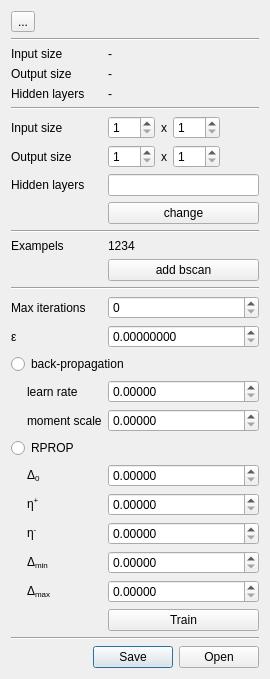
<?xml version="1.0" encoding="UTF-8"?>
<ui version="4.0">
 <class>BScanSegWidgetNN</class>
 <widget class="QWidget" name="BScanSegWidgetNN">
  <property name="geometry">
   <rect>
    <x>0</x>
    <y>0</y>
    <width>270</width>
    <height>659</height>
   </rect>
  </property>
  <property name="windowTitle">
   <string>Form</string>
  </property>
  <layout class="QGridLayout" name="gridLayout_9">
   <item row="26" column="1">
    <widget class="QLabel" name="label_19">
     <property name="text">
      <string>η&lt;sup&gt;+&lt;/sup&gt;</string>
     </property>
    </widget>
   </item>
   <item row="25" column="2">
    <widget class="QDoubleSpinBox" name="sbDelta0">
     <property name="decimals">
      <number>5</number>
     </property>
    </widget>
   </item>
   <item row="27" column="1">
    <widget class="QLabel" name="label_20">
     <property name="text">
      <string>η&lt;sup&gt;-&lt;/sup&gt;</string>
     </property>
    </widget>
   </item>
   <item row="30" column="0">
    <widget class="QLabel" name="label_23">
     <property name="sizePolicy">
      <sizepolicy hsizetype="Fixed" vsizetype="Preferred">
       <horstretch>0</horstretch>
       <verstretch>0</verstretch>
      </sizepolicy>
     </property>
     <property name="minimumSize">
      <size>
       <width>10</width>
       <height>10</height>
      </size>
     </property>
     <property name="baseSize">
      <size>
       <width>10</width>
       <height>10</height>
      </size>
     </property>
     <property name="text">
      <string/>
     </property>
    </widget>
   </item>
   <item row="8" column="0" colspan="2">
    <widget class="QLabel" name="label_25">
     <property name="enabled">
      <bool>true</bool>
     </property>
     <property name="text">
      <string>Output size</string>
     </property>
    </widget>
   </item>
   <item row="10" column="2">
    <widget class="QPushButton" name="pbSetNNConfig">
     <property name="enabled">
      <bool>true</bool>
     </property>
     <property name="text">
      <string>change</string>
     </property>
    </widget>
   </item>
   <item row="11" column="0" colspan="3">
    <widget class="Line" name="line_8">
     <property name="orientation">
      <enum>Qt::Horizontal</enum>
     </property>
    </widget>
   </item>
   <item row="5" column="0" colspan="2">
    <widget class="QLabel" name="label_3">
     <property name="text">
      <string>Hidden layers</string>
     </property>
    </widget>
   </item>
   <item row="9" column="0" colspan="2">
    <widget class="QLabel" name="label_4">
     <property name="enabled">
      <bool>true</bool>
     </property>
     <property name="text">
      <string>Hidden layers</string>
     </property>
    </widget>
   </item>
   <item row="9" column="2">
    <widget class="QLineEdit" name="lineEditHiddenLayers">
     <property name="enabled">
      <bool>true</bool>
     </property>
    </widget>
   </item>
   <item row="6" column="0" colspan="3">
    <widget class="Line" name="line">
     <property name="orientation">
      <enum>Qt::Horizontal</enum>
     </property>
    </widget>
   </item>
   <item row="3" column="2">
    <widget class="QLabel" name="labelActInputSize">
     <property name="text">
      <string>-</string>
     </property>
    </widget>
   </item>
   <item row="7" column="0" colspan="2">
    <widget class="QLabel" name="label_24">
     <property name="enabled">
      <bool>true</bool>
     </property>
     <property name="text">
      <string>Input size</string>
     </property>
    </widget>
   </item>
   <item row="21" column="0" colspan="3">
    <widget class="QRadioButton" name="rbBackPropagation">
     <property name="text">
      <string>back-propagation</string>
     </property>
    </widget>
   </item>
   <item row="30" column="2">
    <widget class="QPushButton" name="pushButtonTrain">
     <property name="text">
      <string>Train</string>
     </property>
    </widget>
   </item>
   <item row="23" column="2">
    <widget class="QDoubleSpinBox" name="sbMomentScale">
     <property name="decimals">
      <number>5</number>
     </property>
    </widget>
   </item>
   <item row="24" column="0" colspan="3">
    <widget class="QRadioButton" name="rbRPROP">
     <property name="text">
      <string>RPROP</string>
     </property>
    </widget>
   </item>
   <item row="29" column="1">
    <widget class="QLabel" name="label_22">
     <property name="text">
      <string>Δ&lt;sub&gt;max&lt;/sub&gt;</string>
     </property>
    </widget>
   </item>
   <item row="23" column="1">
    <widget class="QLabel" name="label_17">
     <property name="text">
      <string>moment scale</string>
     </property>
    </widget>
   </item>
   <item row="12" column="2">
    <widget class="QLabel" name="labelNumberExampels">
     <property name="text">
      <string>1234</string>
     </property>
    </widget>
   </item>
   <item row="12" column="0" colspan="2">
    <widget class="QLabel" name="label_12">
     <property name="text">
      <string>Exampels</string>
     </property>
    </widget>
   </item>
   <item row="15" column="0" colspan="3">
    <widget class="Line" name="line_6">
     <property name="orientation">
      <enum>Qt::Horizontal</enum>
     </property>
    </widget>
   </item>
   <item row="4" column="2">
    <widget class="QLabel" name="labelActOutputSize">
     <property name="text">
      <string>-</string>
     </property>
    </widget>
   </item>
   <item row="5" column="2">
    <widget class="QLabel" name="labelActHiddenLayers">
     <property name="cursor">
      <cursorShape>IBeamCursor</cursorShape>
     </property>
     <property name="text">
      <string>-</string>
     </property>
     <property name="textInteractionFlags">
      <set>Qt::TextSelectableByKeyboard|Qt::TextSelectableByMouse</set>
     </property>
    </widget>
   </item>
   <item row="25" column="1">
    <widget class="QLabel" name="label_18">
     <property name="text">
      <string>Δ&lt;sub&gt;0&lt;/sub&gt;</string>
     </property>
    </widget>
   </item>
   <item row="22" column="1">
    <widget class="QLabel" name="label_16">
     <property name="text">
      <string>learn rate</string>
     </property>
    </widget>
   </item>
   <item row="34" column="1" colspan="2">
    <widget class="QDialogButtonBox" name="buttonBoxLoadSave">
     <property name="standardButtons">
      <set>QDialogButtonBox::Open|QDialogButtonBox::Save</set>
     </property>
     <property name="centerButtons">
      <bool>false</bool>
     </property>
    </widget>
   </item>
   <item row="32" column="1">
    <spacer name="verticalSpacer_4">
     <property name="orientation">
      <enum>Qt::Vertical</enum>
     </property>
     <property name="sizeHint" stdset="0">
      <size>
       <width>20</width>
       <height>40</height>
      </size>
     </property>
    </spacer>
   </item>
   <item row="19" column="0" colspan="2">
    <widget class="QLabel" name="label_15">
     <property name="text">
      <string>ε</string>
     </property>
    </widget>
   </item>
   <item row="18" column="0" colspan="2">
    <widget class="QLabel" name="label_14">
     <property name="text">
      <string>Max iterations</string>
     </property>
    </widget>
   </item>
   <item row="19" column="2">
    <widget class="QDoubleSpinBox" name="sbEpsilon">
     <property name="decimals">
      <number>8</number>
     </property>
     <property name="maximum">
      <double>1.000000000000000</double>
     </property>
    </widget>
   </item>
   <item row="26" column="2">
    <widget class="QDoubleSpinBox" name="sbNuePlus">
     <property name="decimals">
      <number>5</number>
     </property>
    </widget>
   </item>
   <item row="27" column="2">
    <widget class="QDoubleSpinBox" name="sbNueMinus">
     <property name="decimals">
      <number>5</number>
     </property>
    </widget>
   </item>
   <item row="4" column="0" colspan="2">
    <widget class="QLabel" name="label_2">
     <property name="text">
      <string>Output size</string>
     </property>
    </widget>
   </item>
   <item row="3" column="0" colspan="2">
    <widget class="QLabel" name="label">
     <property name="text">
      <string>Input size</string>
     </property>
    </widget>
   </item>
   <item row="14" column="2">
    <widget class="QPushButton" name="pbAddBscanExampels">
     <property name="text">
      <string>add bscan</string>
     </property>
    </widget>
   </item>
   <item row="22" column="2">
    <widget class="QDoubleSpinBox" name="sbLearnRate">
     <property name="decimals">
      <number>5</number>
     </property>
    </widget>
   </item>
   <item row="7" column="2">
    <layout class="QHBoxLayout" name="horizontalLayout_6">
     <item>
      <widget class="QSpinBox" name="spinBoxInputX">
       <property name="enabled">
        <bool>true</bool>
       </property>
       <property name="minimum">
        <number>1</number>
       </property>
       <property name="maximum">
        <number>100</number>
       </property>
      </widget>
     </item>
     <item>
      <widget class="QLabel" name="label_26">
       <property name="enabled">
        <bool>true</bool>
       </property>
       <property name="text">
        <string>x</string>
       </property>
      </widget>
     </item>
     <item>
      <widget class="QSpinBox" name="spinBoxInputY">
       <property name="enabled">
        <bool>true</bool>
       </property>
       <property name="minimum">
        <number>1</number>
       </property>
       <property name="maximum">
        <number>100</number>
       </property>
      </widget>
     </item>
     <item>
      <spacer name="horizontalSpacer_12">
       <property name="orientation">
        <enum>Qt::Horizontal</enum>
       </property>
       <property name="sizeHint" stdset="0">
        <size>
         <width>40</width>
         <height>20</height>
        </size>
       </property>
      </spacer>
     </item>
    </layout>
   </item>
   <item row="29" column="2">
    <widget class="QDoubleSpinBox" name="sbDeltaMax">
     <property name="decimals">
      <number>5</number>
     </property>
    </widget>
   </item>
   <item row="28" column="2">
    <widget class="QDoubleSpinBox" name="sbDeltaMin">
     <property name="decimals">
      <number>5</number>
     </property>
    </widget>
   </item>
   <item row="8" column="2">
    <layout class="QHBoxLayout" name="horizontalLayout_8">
     <item>
      <widget class="QSpinBox" name="spinBoxOutputX">
       <property name="enabled">
        <bool>true</bool>
       </property>
       <property name="minimum">
        <number>1</number>
       </property>
       <property name="maximum">
        <number>100</number>
       </property>
      </widget>
     </item>
     <item>
      <widget class="QLabel" name="label_27">
       <property name="enabled">
        <bool>true</bool>
       </property>
       <property name="text">
        <string>x</string>
       </property>
      </widget>
     </item>
     <item>
      <widget class="QSpinBox" name="spinBoxOutputY">
       <property name="enabled">
        <bool>true</bool>
       </property>
       <property name="minimum">
        <number>1</number>
       </property>
       <property name="maximum">
        <number>100</number>
       </property>
      </widget>
     </item>
     <item>
      <spacer name="horizontalSpacer_13">
       <property name="orientation">
        <enum>Qt::Horizontal</enum>
       </property>
       <property name="sizeHint" stdset="0">
        <size>
         <width>40</width>
         <height>20</height>
        </size>
       </property>
      </spacer>
     </item>
    </layout>
   </item>
   <item row="33" column="0" colspan="3">
    <widget class="Line" name="line_7">
     <property name="orientation">
      <enum>Qt::Horizontal</enum>
     </property>
    </widget>
   </item>
   <item row="18" column="2">
    <widget class="QSpinBox" name="sbMaxIterations">
     <property name="maximum">
      <number>10000</number>
     </property>
    </widget>
   </item>
   <item row="28" column="1">
    <widget class="QLabel" name="label_21">
     <property name="text">
      <string>Δ&lt;sub&gt;min&lt;/sub&gt;</string>
     </property>
    </widget>
   </item>
   <item row="0" column="0" colspan="3">
    <layout class="QHBoxLayout" name="horizontalLayout">
     <item>
      <widget class="QToolButton" name="btnShowInOutNN">
       <property name="text">
        <string>...</string>
       </property>
       <property name="icon">
        <iconset resource="../application.qrc">
         <normaloff>:/icons/layers.png</normaloff>:/icons/layers.png</iconset>
       </property>
       <property name="checkable">
        <bool>true</bool>
       </property>
      </widget>
     </item>
     <item>
      <spacer name="horizontalSpacer">
       <property name="orientation">
        <enum>Qt::Horizontal</enum>
       </property>
       <property name="sizeHint" stdset="0">
        <size>
         <width>40</width>
         <height>20</height>
        </size>
       </property>
      </spacer>
     </item>
    </layout>
   </item>
   <item row="1" column="0" colspan="3">
    <widget class="Line" name="line_2">
     <property name="orientation">
      <enum>Qt::Horizontal</enum>
     </property>
    </widget>
   </item>
  </layout>
 </widget>
 <resources>
  <include location="../application.qrc"/>
 </resources>
 <connections/>
</ui>
